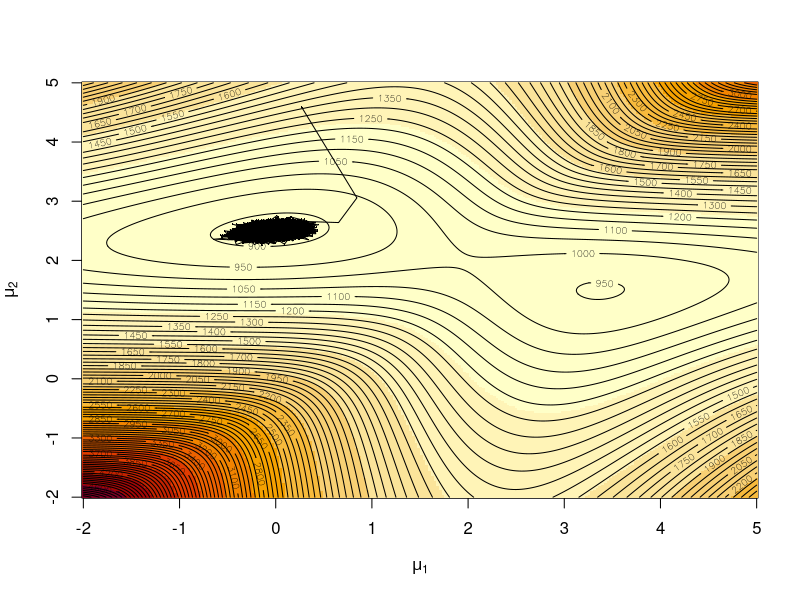
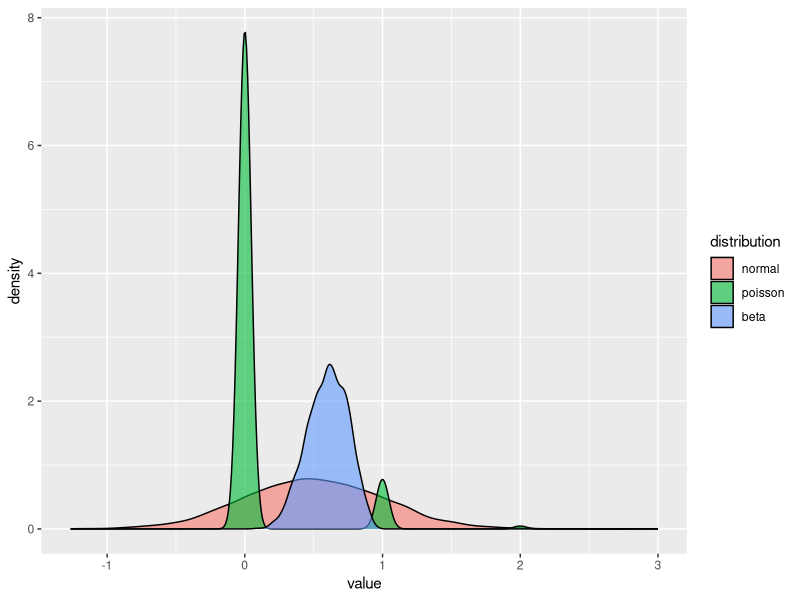
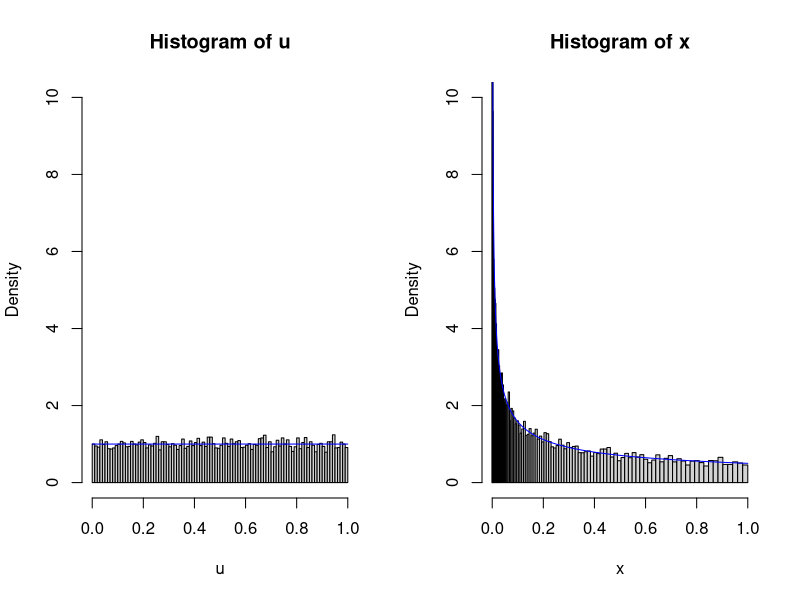
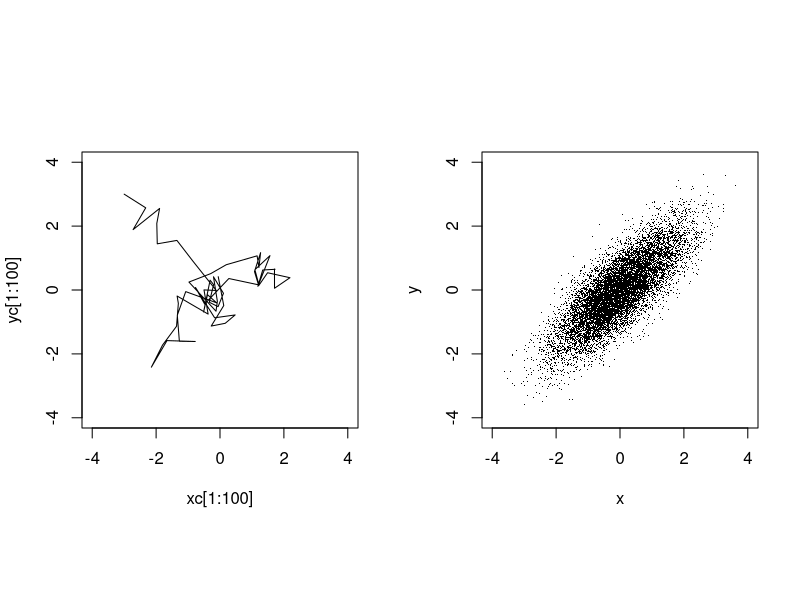

Generate these figures, in order, with R:
## ---- chunk 1
  
    Niter=6*10^4
    v=1
    da = sample(c(rnorm(10^2), 2.5 + rnorm(4 * 10^2)))

    like = function(mu) {
        sum(log((0.2 * dnorm(da - mu[1]) + 0.8 * dnorm(da - mu[2]))))
    }

    mu1 = mu2 = seq(-2, 5, le = 250)
    lli = matrix(0, ncol = 250, nrow = 250)
    for (i in 1:250) 
      for (j in 1:250) 
        lli[i, j] = like(c(mu1[i],   mu2[j]))

    x = prop = runif(2, -2, 5)
    the = matrix(x, ncol = 2)
    curlike = hval = like(x)
    for (i in 2:Niter) {
        pp = 1/(1 + ((0.8 * dnorm(da, mean = the[i - 1, 2]))/(0.2 * dnorm(da, mean = the[i - 1, 1]))))
        z = 2 - (runif(length(da)) < pp)
        prop[1] = (v * sum(da[z == 1]))/(sum(z == 1) * v + 1) + 
            rnorm(1) * sqrt(v/(1 + sum(z == 1) * v))
        prop[2] = (v * sum(da[z == 2]))/(sum(z == 2) * v + 1) + 
            rnorm(1) * sqrt(v/(1 + sum(z == 2) * v))
        curlike = like(prop)
        hval = c(hval, curlike)
        the = rbind(the, prop)
    }

    image(mu1, mu2, -lli, xlab = expression(mu[1]), ylab = expression(mu[2]))
    contour(mu1, mu2, -lli, nle = 100, add = T)
    points(the[, 1], the[, 2], cex = 0.2, pch = 17)
    lines(the[, 1], the[, 2], cex = 0.6, pch = 19)
## ---- chunk 2

    library(ggplot2)
    library(reshape2)
    nval=10^4
    normal <- rnorm(nval,0.5,0.5)
    pois <- rpois(nval, 0.1)
    beta <- rbeta(nval, 6,4)
    dist <- data.frame(normal=normal, poisson = pois, beta=beta)
    dist_m <- melt(dist)
    names(dist_m) <- c('distribution', 'value')
    ggplot(dist_m, aes(x=value, fill=distribution)) + geom_density(alpha=0.6) + theme_grey()
## ---- chunk 3
    set.seed(1234)
    m = 10000
    u = runif(m); 
    x = u^2
    xx = seq(0, 1, by=.001)
    cut.u = (0:100)/100; 
    cut.x = cut.u^2
    par(mfrow=c(1,2))
    hist(u, breaks=cut.u, prob=T, ylim=c(0,10))
    lines(xx, dunif(xx), col="blue")
    hist(x, breaks=cut.x, prob=T, ylim=c(0,10))
    lines(xx, .5*xx^-.5, col="blue")
    par(mfrow=c(1,1))
## ---- chunk 4

    set.seed(1234); m = 40000; rho = .8; sgm = sqrt(1 - rho^2)
    xc = yc = numeric(m)

    # vectors of state components
    xc[1] = -3; yc[1] = 3

    # arbitrary starting values
    jl = 1; jr = 1

    # l and r limits of proposed jumps
    for (i in 2:m)
    {
        xc[i] = xc[i-1]; yc[i] = yc[i-1]
        # if jump rejected
        xp = runif(1, xc[i-1]-jl, xc[i-1]+jr) # proposed x coord
        yp = runif(1, yc[i-1]-jl, yc[i-1]+jr) # proposed y coord
        nmtr = dnorm(xp)*dnorm(yp, rho*xp, sgm)
        dntr = dnorm(xc[i-1])*dnorm(yc[i-1], rho*xc[i-1], sgm)
        r = nmtr/dntr
        # density ratio
        acc = (min(r, 1) > runif(1))
        # jump if acc == T
        if (acc) {xc[i] = xp; yc[i] = yp}
    }
    x = xc[(m/2+1):m]; y = yc[(m/2+1):m]

    # states after burn-in
    round(c(mean(x), mean(y), sd(x), sd(y), cor(x,y)), 4)
    mean(diff(x)==0)

    # proportion or proposals rejected
    mean(pmax(x,y) >= 1.25)

    # prop. of subj. getting certificates
    par(mfrow = c(1,2), pty="s")
    plot(xc[1:100], yc[1:100], xlim=c(-4,4), ylim=c(-4,4), type="l")
    plot(x, y, xlim=c(-4,4), ylim=c(-4,4), pch=".")

